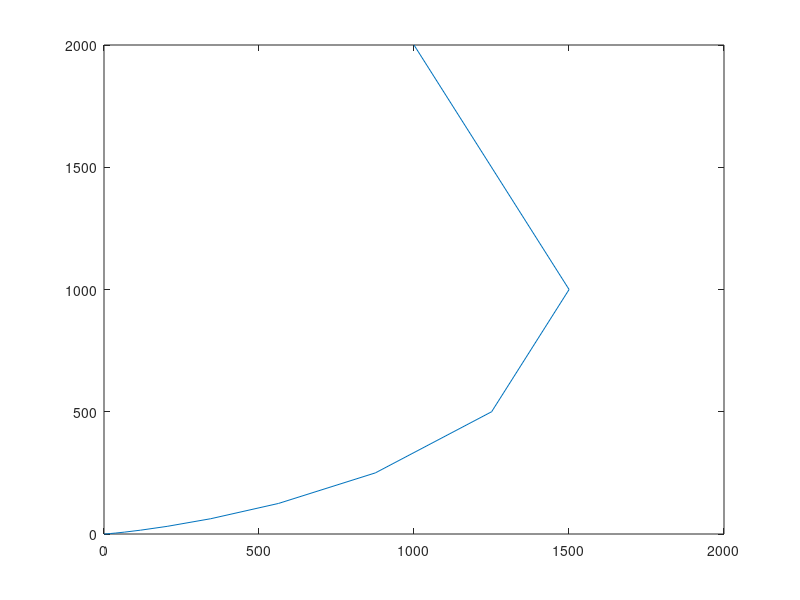

Source code (MATLAB):
% Exercise 17 - Probability
% Edited by Tony Xiang
% Last Modified in 2018-7-18

N = 20000;
x = zeros(N, 1);
y = zeros(N, 1);
x(1) = 1000;
y(1) = 2000;
m = ...
[
    0.5 0 0 0.5 0 0;
    0.5 0 0 0.5 0.5 0;
    0 0.5 0 0.5 0.25 0.5;
];

a = m(randperm(3, 1), 1);
b = m(randperm(3, 1), 2);
c = m(randperm(3, 1), 3);
d = m(randperm(3, 1), 4);
e = m(randperm(3, 1), 5);
f = m(randperm(3, 1), 6);

for i = 1:N - 1
    x(i + 1) = a * x(i) + b * y(i) + e;
    y(i + 1) = c * x(i) + d * y(i) + f;
end

plot(x, y);